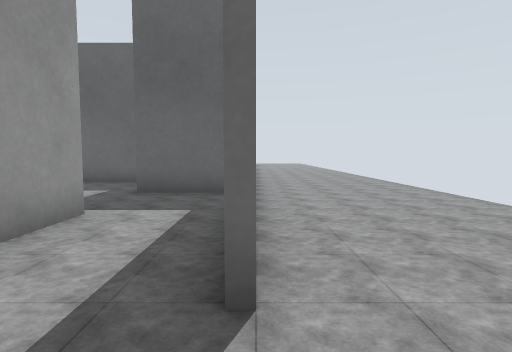
view 1 (above)

16 first-person views from a walk through a world built for the Gazebo simulator. The camera is 0.5 m above the floor, tilts 4° down and sees 80° across. The floor is counted in squares, 0.5 m on a side. Each view is taken from the middle of a square. On the plan, view 1 faces up. The plan holds only what a view shows up to about 12 squares ahead; the rest is blank. The place goes on beyond the plan. The robots in the file are not drawn.

view 2
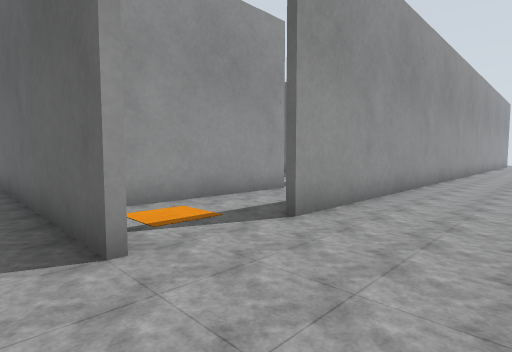

view 3
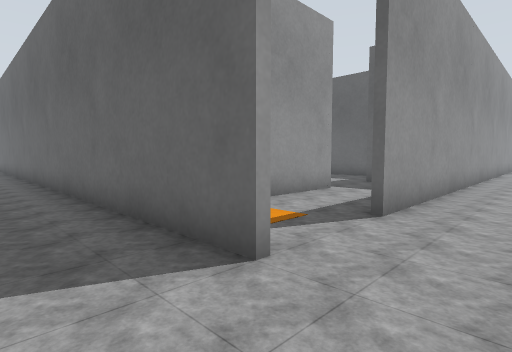

view 4
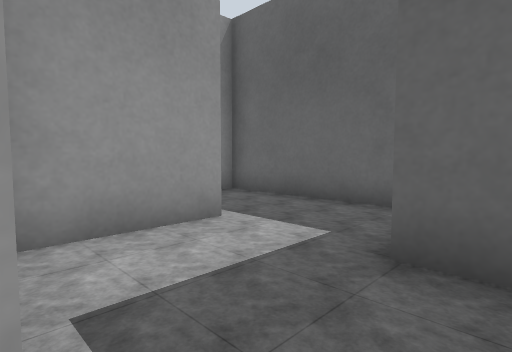

view 5
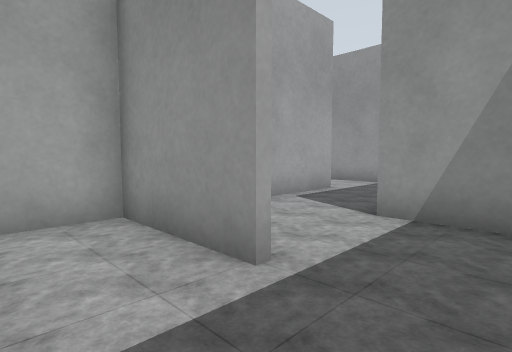

view 6
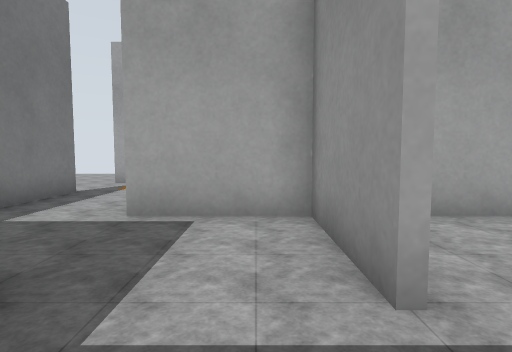

view 7
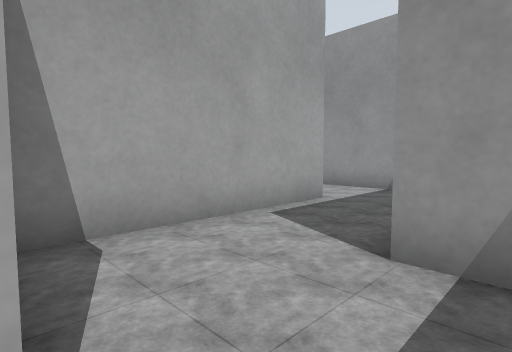

view 8
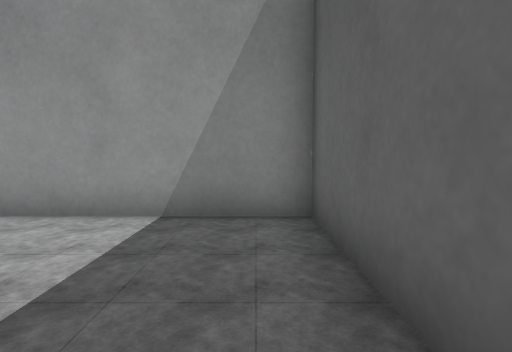

view 9
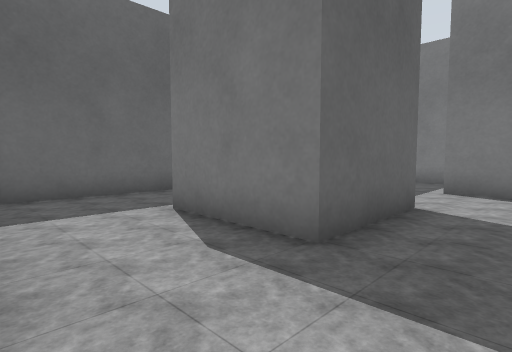

view 10
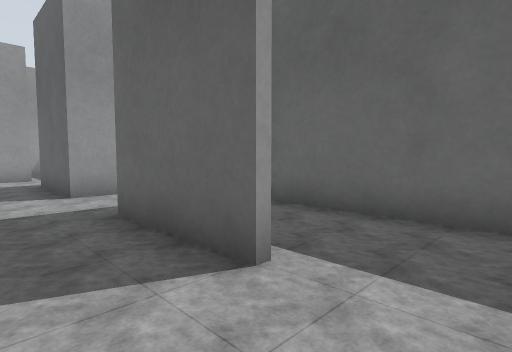

view 11
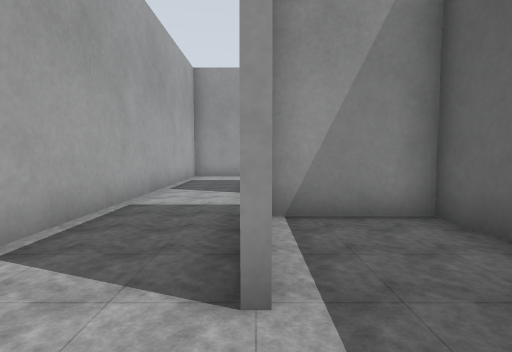

view 12
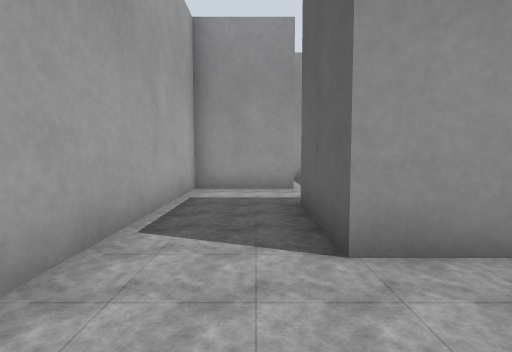

view 13
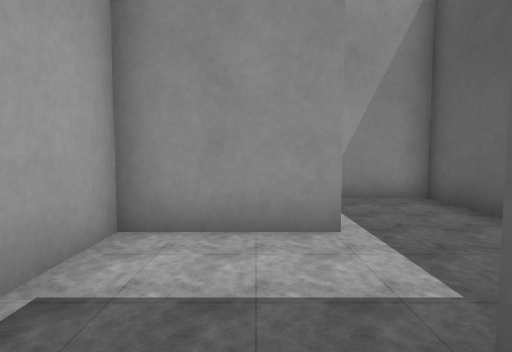

view 14
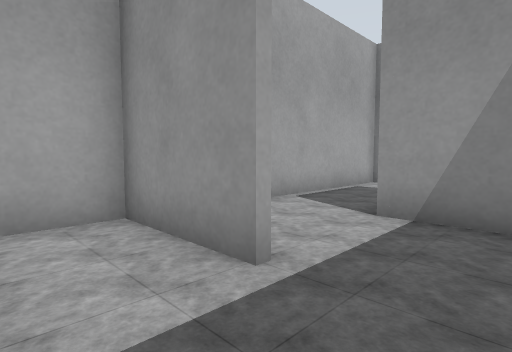

view 15
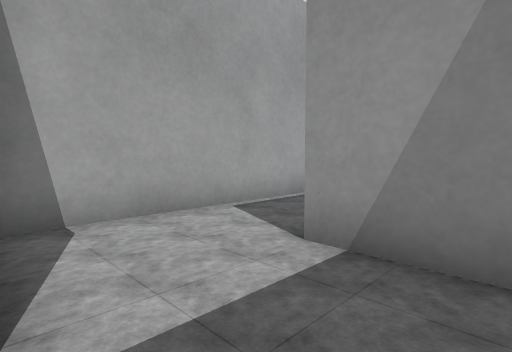

view 16
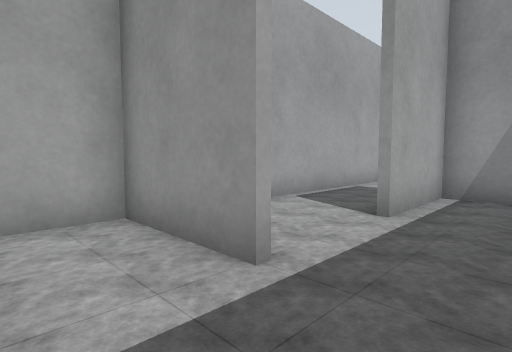

### Floor plan
Key: @ floor where view 1 was taken; # wall or solid block; . floor.
Columns run from 26 left of view 1 to 4 right of it. Each row starts with its distance up from view 1.
 13                            ..
 12                           #....
 11                  ######   #....
 10                  #.....   #....
  9                  #.....   #....
  8            #######..#..####....
  7            #........#.....#....
  6            #........#.....#....
  5   ###      #..##########..#....
  4   #.....   #..#...... .#..#....
  3   #.....   #..#........#..#...
  2   #..#..####..####..#..#..#...
  1 .....#..............#..#......
  0 .....#..............#..#..@...
 -1 ###########################..
 -2              .................
 -3                       ..... .

Positions as (right, up) in squares from view 1, and headings:
1: (0, 0), facing up
2: (3, -2), facing up-left
3: (2, -3), facing up-left
4: (-2, 5), facing up-left
5: (-4, 10), facing down-left
6: (-5, 10), facing down
7: (-6, 9), facing down-left
8: (-10, 7), facing left
9: (-15, 0), facing up-right
10: (-7, 0), facing up-left
11: (-7, 2), facing left
12: (-12, 1), facing left
13: (-17, 1), facing left
14: (-19, 4), facing down-left
15: (-21, 4), facing down-left
16: (-4, 4), facing down-left
